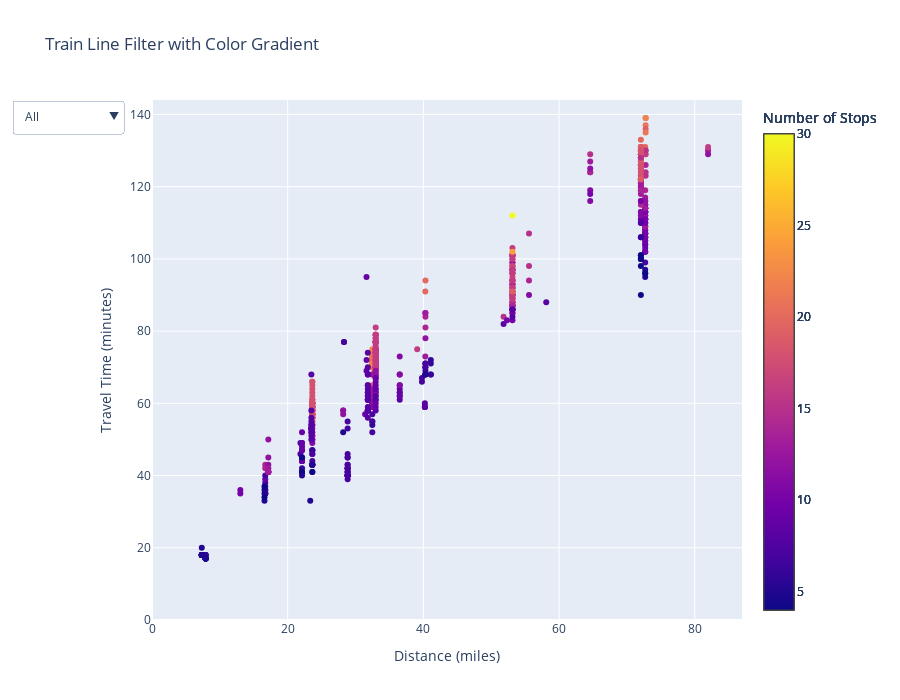

Notebook code for this chart:
### Code cell
df = pd.DataFrame(num_stops)
df["travel_time"] = df["travel_time"] / 60  # Convert to hours

global_min = df["number_of_stops"].min()
global_max = df["number_of_stops"].max()
xaxis_max = df['distance'].max() + 5
yaxis_max = df['travel_time'].max() + 5
# Get unique train lines
train_lines = df["train_line"].unique()

# Create traces for each train line
fig = go.Figure()

# Define the colorscale for the gradient
colorscale = px.colors.sequential.Plasma

for line in train_lines:
    filtered_df = df[df["train_line"] == line]
    fig.add_trace(
        go.Scatter(
            x=filtered_df["distance"],
            y=filtered_df["travel_time"],
            mode="markers",
            marker=dict(
                color=filtered_df["number_of_stops"], 
                colorscale=colorscale,
                cmin=global_min,  
                cmax=global_max,  
                colorbar=dict(
                    title="Number of Stops",
                ),
            ),
            name=line, 
            hovertext=filtered_df["train_label"],
            visible=True, 
        )
    )


# Add dropdown buttons
buttons = [
    dict(
        label=line,
        method="update",
        args=[
            {"visible": [line == train for train in train_lines]}, 
            {"title": f"Train Line: {line}"},
        ],
    )
    for line in train_lines
]
buttons.insert(
    0,
    dict(
        label="All",
        method="update",
        args=[
            {"visible": [True] * len(train_lines)},  
            {"title": "All Train Lines"},
        ],
    )
)

# Update layout
fig.update_layout(
    updatemenus=[
        dict(
            buttons=buttons,
            direction="down",
            showactive=True,
        )
    ],
    title="Train Line Filter with Color Gradient",
    xaxis_range = [0,xaxis_max],
    yaxis_range = [0,yaxis_max],
    xaxis_title="Distance (miles)",
    yaxis_title="Travel Time (minutes)",
    height = 700,
    showlegend=False
)

fig.show()

### Figure 1 — Plotly figure (JSON) as saved in the notebook; plotly's stock layout.template omitted (floating-point values rounded to 4 significant figures; data arrays with more than 128 entries replaced by an {"elided": "..."} marker saying what was removed)
{"data": [{"hovertext": {"elided": "208 str values"}, "marker": {"cmax": 30, "cmin": 4, "color": {"elided": "208 int values"}, "colorbar": {"title": {"text": "Number of Stops"}}, "colorscale": [[0, "#0d0887"], [0.1111, "#46039f"], [0.2222, "#7201a8"], [0.3333, "#9c179e"], [0.4444, "#bd3786"], [0.5556, "#d8576b"], [0.6667, "#ed7953"], [0.7778, "#fb9f3a"], [0.8889, "#fdca26"], [1, "#f0f921"]]}, "mode": "markers", "name": "Harlem", "type": "scatter", "visible": true, "x": {"elided": "208 float values"}, "y": {"elided": "208 int values"}}, {"hovertext": {"elided": "156 str values"}, "marker": {"cmax": 30, "cmin": 4, "color": {"elided": "156 int values"}, "colorbar": {"title": {"text": "Number of Stops"}}, "colorscale": [[0, "#0d0887"], [0.1111, "#46039f"], [0.2222, "#7201a8"], [0.3333, "#9c179e"], [0.4444, "#bd3786"], [0.5556, "#d8576b"], [0.6667, "#ed7953"], [0.7778, "#fb9f3a"], [0.8889, "#fdca26"], [1, "#f0f921"]]}, "mode": "markers", "name": "Hudson", "type": "scatter", "visible": true, "x": {"elided": "156 float values"}, "y": {"elided": "156 int values"}}, {"hovertext": {"elided": "211 str values"}, "marker": {"cmax": 30, "cmin": 4, "color": {"elided": "211 int values"}, "colorbar": {"title": {"text": "Number of Stops"}}, "colorscale": [[0, "#0d0887"], [0.1111, "#46039f"], [0.2222, "#7201a8"], [0.3333, "#9c179e"], [0.4444, "#bd3786"], [0.5556, "#d8576b"], [0.6667, "#ed7953"], [0.7778, "#fb9f3a"], [0.8889, "#fdca26"], [1, "#f0f921"]]}, "mode": "markers", "name": "New Haven", "type": "scatter", "visible": true, "x": {"elided": "211 float values"}, "y": {"elided": "211 int values"}}, {"hovertext": ["1707 New Canaan (New Canaan - Grand Central)", "1710 New Canaan (Grand Central - New Canaan)", "1711 New Canaan (New Canaan - Grand Central)", "1712 New Canaan (Grand Central - New Canaan)", "1716 New Canaan (Stamford - New Canaan)", "1718 New Canaan (Stamford - New Canaan)", "1723 New Canaan (New Canaan - Grand Central)", "1726 New Canaan (Stamford - New Canaan)", "1730 New Canaan (Stamford - New Canaan)", "1731 New Canaan (New Canaan - Grand Central)", "1734 New Canaan (Stamford - New Canaan)", "1735 New Canaan (New Canaan - Grand Central)", "1738 New Canaan (Stamford - New Canaan)", "1740 New Canaan (Grand Central - New Canaan)", "1741 New Canaan (New Canaan - Stamford)", "1745 New Canaan (New Canaan - Stamford)", "1750 New Canaan (Grand Central - New Canaan)", "1751 New Canaan (New Canaan - Stamford)", "1752 New Canaan (Grand Central - New Canaan)", "1755 New Canaan (New Canaan - Stamford)", "1758 New Canaan (Grand Central - New Canaan)", "1763 New Canaan (New Canaan - Stamford)", "1767 New Canaan (New Canaan - Stamford)", "1770 New Canaan (Grand Central - New Canaan)", "1771 New Canaan (New Canaan - Stamford)", "1774 New Canaan (Grand Central - New Canaan)", "1775 New Canaan (New Canaan - Grand Central)", "1777 New Canaan (New Canaan - Grand Central)", "1778 New Canaan (Grand Central - New Canaan)", "1782 New Canaan (Stamford - New Canaan)", "1786 New Canaan (Stamford - New Canaan)", "1787 New Canaan (New Canaan - Stamford)", "1790 New Canaan (Stamford - New Canaan)", "1791 New Canaan (New Canaan - Stamford)", "1794 New Canaan (Stamford - New Canaan)", "1795 New Canaan (New Canaan - Stamford)", "1797 New Canaan (New Canaan - Stamford)", "1798 New Canaan (Stamford - New Canaan)", "1799 New Canaan (New Canaan - Stamford)"], "marker": {"cmax": 30, "cmin": 4, "color": [13, 20, 7, 14, 5, 5, 7, 5, 5, 5, 5, 8, 5, 13, 5, 5, 14, 5, 6, 5, 5, 5, 5, 7, 6, 7, 13, 20, 12, 5, 5, 5, 5, 5, 5, 5, 5, 5, 5], "colorbar": {"title": {"text": "Number of Stops"}}, "colorscale": [[0, "#0d0887"], [0.1111, "#46039f"], [0.2222, "#7201a8"], [0.3333, "#9c179e"], [0.4444, "#bd3786"], [0.5556, "#d8576b"], [0.6667, "#ed7953"], [0.7778, "#fb9f3a"], [0.8889, "#fdca26"], [1, "#f0f921"]]}, "mode": "markers", "name": "New Canaan", "type": "scatter", "visible": true, "x": [40.29, 40.31, 40.29, 40.31, 7.338, 7.338, 40.29, 7.338, 7.338, 40.29, 7.338, 40.29, 7.338, 40.31, 7.906, 7.906, 40.31, 7.906, 40.31, 7.906, 40.31, 7.906, 7.906, 40.31, 7.906, 40.31, 40.29, 40.29, 40.31, 7.338, 7.338, 7.906, 7.338, 7.906, 7.338, 7.906, 7.906, 7.338, 7.906], "y": [73, 94, 68, 84, 18, 18, 70, 18, 18, 68, 18, 71, 18, 85, 18, 18, 81, 17, 69, 17, 68, 17, 17, 71, 18, 70, 85, 91, 78, 18, 18, 17, 18, 17, 18, 17, 17, 20, 17]}, {"hovertext": ["1806 Danbury (South Norwalk - Danbury)", "1811 Danbury (Danbury - Grand Central)", "1812 Danbury (South Norwalk - Danbury)", "1816 Danbury (South Norwalk - Danbury)", "1819 Danbury (Danbury - Grand Central)", "1822 Danbury (South Norwalk - Danbury)", "1830 Danbury (South Norwalk - Danbury)", "1831 Danbury (Danbury - Grand Central)", "1837 Danbury (Danbury - South Norwalk)", "1838 Danbury (South Norwalk - Danbury)", "1841 Danbury (Danbury - Grand Central)", "1844 Danbury (Stamford - Danbury)", "1848 Danbury (Grand Central - Danbury)", "1849 Danbury (Danbury - Stamford)", "1855 Danbury (Danbury - South Norwalk)", "1860 Danbury (Grand Central - Danbury)", "1861 Danbury (Danbury - South Norwalk)", "1867 Danbury (Danbury - South Norwalk)", "1868 Danbury (Grand Central - Danbury)", "1874 Danbury (South Norwalk - Danbury)", "1875 Danbury (Danbury - South Norwalk)", "1881 Danbury (Danbury - South Norwalk)", "1882 Danbury (Grand Central - Danbury)", "1889 Danbury (Danbury - Stamford)", "1894 Danbury (South Norwalk - Danbury)", "1897 Danbury (Danbury - South Norwalk)"], "marker": {"cmax": 30, "cmin": 4, "color": [8, 13, 8, 8, 11, 8, 8, 11, 8, 8, 14, 9, 13, 9, 8, 10, 8, 8, 12, 8, 8, 8, 15, 9, 8, 8], "colorbar": {"title": {"text": "Number of Stops"}}, "colorscale": [[0, "#0d0887"], [0.1111, "#46039f"], [0.2222, "#7201a8"], [0.3333, "#9c179e"], [0.4444, "#bd3786"], [0.5556, "#d8576b"], [0.6667, "#ed7953"], [0.7778, "#fb9f3a"], [0.8889, "#fdca26"], [1, "#f0f921"]]}, "mode": "markers", "name": "Danbury", "type": "scatter", "visible": true, "x": [23.49, 64.59, 23.49, 23.49, 64.59, 23.49, 23.49, 64.59, 23.49, 23.49, 64.59, 31.62, 64.59, 31.62, 23.49, 64.59, 23.49, 23.49, 64.59, 23.49, 23.49, 23.49, 64.59, 31.62, 23.49, 23.49], "y": [68, 124, 54, 53, 116, 52, 53, 119, 53, 52, 124, 72, 127, 69, 56, 118, 54, 55, 125, 50, 58, 53, 129, 95, 51, 53]}, {"hovertext": ["1902 Waterbury (Bridgeport - Waterbury)", "1908 Waterbury (Bridgeport - Waterbury)", "1911 Waterbury (Waterbury - Bridgeport)", "1916 Waterbury (Bridgeport - Waterbury)", "1922 Waterbury (Bridgeport - Waterbury)", "1925 Waterbury (Waterbury - Bridgeport)", "1928 Waterbury (Bridgeport - Waterbury)", "1935 Waterbury (Waterbury - Bridgeport)", "1936 Waterbury (Bridgeport - Waterbury)", "1942 Waterbury (Bridgeport - Waterbury)", "1949 Waterbury (Waterbury - Bridgeport)", "1956 Waterbury (Bridgeport - Waterbury)", "1957 Waterbury (Waterbury - Bridgeport)", "1965 Waterbury (Waterbury - Bridgeport)", "1973 Waterbury (Waterbury - Bridgeport)", "1974 Waterbury (Bridgeport - Waterbury)", "1979 Waterbury (Waterbury - Bridgeport)", "1985 Waterbury (Waterbury - Bridgeport)", "1990 Waterbury (Bridgeport - Waterbury)", "1991 Waterbury (Waterbury - Bridgeport)", "1995 Waterbury (Waterbury - Bridgeport)", "1997 Waterbury (Waterbury - Bridgeport)", "B1456 Waterbury (Bridgeport - Waterbury)", "B1538 Waterbury (Bridgeport - Waterbury)"], "marker": {"cmax": 30, "cmin": 4, "color": [8, 8, 8, 8, 8, 8, 8, 8, 8, 8, 8, 8, 8, 8, 8, 8, 8, 8, 8, 8, 8, 8, 7, 7], "colorbar": {"title": {"text": "Number of Stops"}}, "colorscale": [[0, "#0d0887"], [0.1111, "#46039f"], [0.2222, "#7201a8"], [0.3333, "#9c179e"], [0.4444, "#bd3786"], [0.5556, "#d8576b"], [0.6667, "#ed7953"], [0.7778, "#fb9f3a"], [0.8889, "#fdca26"], [1, "#f0f921"]]}, "mode": "markers", "name": "Waterbury", "type": "scatter", "visible": true, "x": [31.81, 31.81, 31.81, 31.81, 31.81, 31.81, 31.81, 31.81, 31.81, 31.81, 31.81, 31.81, 31.81, 31.81, 31.81, 31.81, 31.81, 31.81, 31.81, 31.81, 31.81, 31.81, 28.3, 28.3], "y": [68, 74, 58, 70, 61, 58, 65, 58, 61, 63, 58, 61, 58, 61, 64, 65, 62, 62, 68, 63, 59, 56, 77, 77]}], "layout": {"height": 700, "showlegend": false, "title": {"text": "Train Line Filter with Color Gradient"}, "updatemenus": [{"buttons": [{"args": [{"visible": [true, true, true, true, true, true]}, {"title": "All Train Lines"}], "label": "All", "method": "update"}, {"args": [{"visible": [true, false, false, false, false, false]}, {"title": "Train Line: Harlem"}], "label": "Harlem", "method": "update"}, {"args": [{"visible": [false, true, false, false, false, false]}, {"title": "Train Line: Hudson"}], "label": "Hudson", "method": "update"}, {"args": [{"visible": [false, false, true, false, false, false]}, {"title": "Train Line: New Haven"}], "label": "New Haven", "method": "update"}, {"args": [{"visible": [false, false, false, true, false, false]}, {"title": "Train Line: New Canaan"}], "label": "New Canaan", "method": "update"}, {"args": [{"visible": [false, false, false, false, true, false]}, {"title": "Train Line: Danbury"}], "label": "Danbury", "method": "update"}, {"args": [{"visible": [false, false, false, false, false, true]}, {"title": "Train Line: Waterbury"}], "label": "Waterbury", "method": "update"}], "direction": "down", "showactive": true}], "xaxis": {"range": [0, 86.96], "title": {"text": "Distance (miles)"}}, "yaxis": {"range": [0, 144], "title": {"text": "Travel Time (minutes)"}}}}
